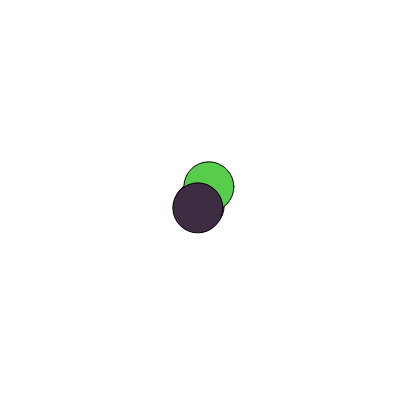
Frame 1 (no input)
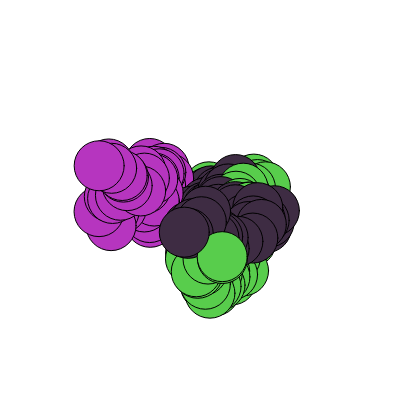
Frame 60 (no input)
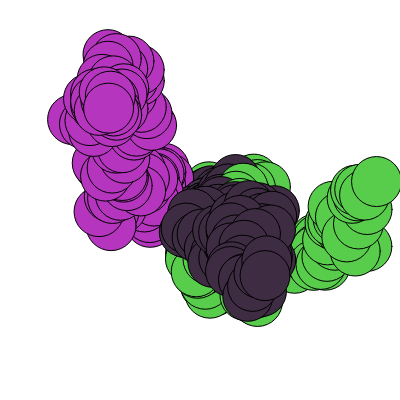
Frame 120 (the mouse pressed at the canvas centre since frame 60)

The p5.js sketch that drew these frames (run headless with seeded random() and noise() and a simulated clock; from frame 60 on, the mouse is pressed at the canvas centre):

// p5.js sketch
// ── sketch.js
let bug1;
let bug2;
let bug3;

function setup() {
  createCanvas(400, 400);

  bug1 = new Bug(color(random(255), random(255), random(255)));
  bug2 = new Bug(color(random(255), random(255), random(255)));
  bug3 = new Bug(color(random(255), random(255), random(255)));
}

function draw() {

  bug1.display();
  bug2.display();
  bug3.display();

  if(bug1.bugXposition > width || bug1.bugXposition < 0 || bug1.bugYposition > height || bug1.bugYposition < 0) {
    bug1.bugColor = color(0);
  }

  if(bug2.bugXposition > width || bug2.bugXposition < 0 || bug2.bugYposition > height || bug2.bugYposition < 0) {
    bug2.bugColor = color(0);
  }

  if(bug3.bugXposition > width || bug3.bugXposition < 0 || bug3.bugYposition > height || bug3.bugYposition < 0) {
    bug3.bugColor = color(0);
  }

}

function Bug(tempBugColor) {
  this.bugColor = tempBugColor;
  this.bugXposition = width/2;
  this.bugYposition = height/2;
  this.bugRadius = 50;

  this.display = function() {
    fill(this.bugColor);
    this.bugXposition = this.bugXposition + random(-15, 15);
    this.bugYposition = this.bugYposition + random(-15, 15);
    circle(this.bugXposition, this.bugYposition, this.bugRadius);
  }

}
